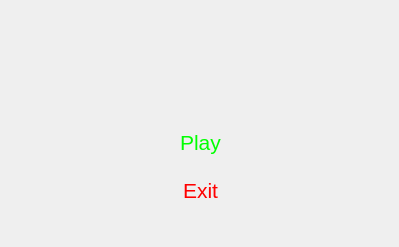
<?xml version="1.0" encoding="UTF-8"?>
<ui version="4.0">
 <class>Start</class>
 <widget class="QDialog" name="Start">
  <property name="geometry">
   <rect>
    <x>0</x>
    <y>0</y>
    <width>399</width>
    <height>247</height>
   </rect>
  </property>
  <property name="windowTitle">
   <string>Dialog</string>
  </property>
  <property name="styleSheet">
   <string notr="true">background-image: url(:/background/img.png);</string>
  </property>
  <widget class="QPushButton" name="play">
   <property name="geometry">
    <rect>
     <x>150</x>
     <y>122</y>
     <width>101</width>
     <height>41</height>
    </rect>
   </property>
   <property name="palette">
    <palette>
     <active>
      <colorrole role="ButtonText">
       <brush brushstyle="SolidPattern">
        <color alpha="255">
         <red>0</red>
         <green>255</green>
         <blue>0</blue>
        </color>
       </brush>
      </colorrole>
     </active>
     <inactive>
      <colorrole role="ButtonText">
       <brush brushstyle="SolidPattern">
        <color alpha="255">
         <red>0</red>
         <green>255</green>
         <blue>0</blue>
        </color>
       </brush>
      </colorrole>
     </inactive>
     <disabled>
      <colorrole role="ButtonText">
       <brush brushstyle="SolidPattern">
        <color alpha="255">
         <red>120</red>
         <green>120</green>
         <blue>120</blue>
        </color>
       </brush>
      </colorrole>
     </disabled>
    </palette>
   </property>
   <property name="font">
    <font>
     <pointsize>16</pointsize>
    </font>
   </property>
   <property name="styleSheet">
    <string notr="true">border-radius: 6px</string>
   </property>
   <property name="text">
    <string>Play</string>
   </property>
  </widget>
  <widget class="QPushButton" name="exit">
   <property name="geometry">
    <rect>
     <x>150</x>
     <y>170</y>
     <width>101</width>
     <height>41</height>
    </rect>
   </property>
   <property name="palette">
    <palette>
     <active>
      <colorrole role="Text">
       <brush brushstyle="SolidPattern">
        <color alpha="255">
         <red>170</red>
         <green>0</green>
         <blue>0</blue>
        </color>
       </brush>
      </colorrole>
      <colorrole role="ButtonText">
       <brush brushstyle="SolidPattern">
        <color alpha="255">
         <red>255</red>
         <green>0</green>
         <blue>0</blue>
        </color>
       </brush>
      </colorrole>
     </active>
     <inactive>
      <colorrole role="Text">
       <brush brushstyle="SolidPattern">
        <color alpha="255">
         <red>170</red>
         <green>0</green>
         <blue>0</blue>
        </color>
       </brush>
      </colorrole>
      <colorrole role="ButtonText">
       <brush brushstyle="SolidPattern">
        <color alpha="255">
         <red>255</red>
         <green>0</green>
         <blue>0</blue>
        </color>
       </brush>
      </colorrole>
     </inactive>
     <disabled>
      <colorrole role="Text">
       <brush brushstyle="SolidPattern">
        <color alpha="255">
         <red>120</red>
         <green>120</green>
         <blue>120</blue>
        </color>
       </brush>
      </colorrole>
      <colorrole role="ButtonText">
       <brush brushstyle="SolidPattern">
        <color alpha="255">
         <red>120</red>
         <green>120</green>
         <blue>120</blue>
        </color>
       </brush>
      </colorrole>
     </disabled>
    </palette>
   </property>
   <property name="font">
    <font>
     <pointsize>16</pointsize>
    </font>
   </property>
   <property name="styleSheet">
    <string notr="true">border-radius: 6px</string>
   </property>
   <property name="text">
    <string>Exit</string>
   </property>
  </widget>
 </widget>
 <resources/>
 <connections/>
</ui>
